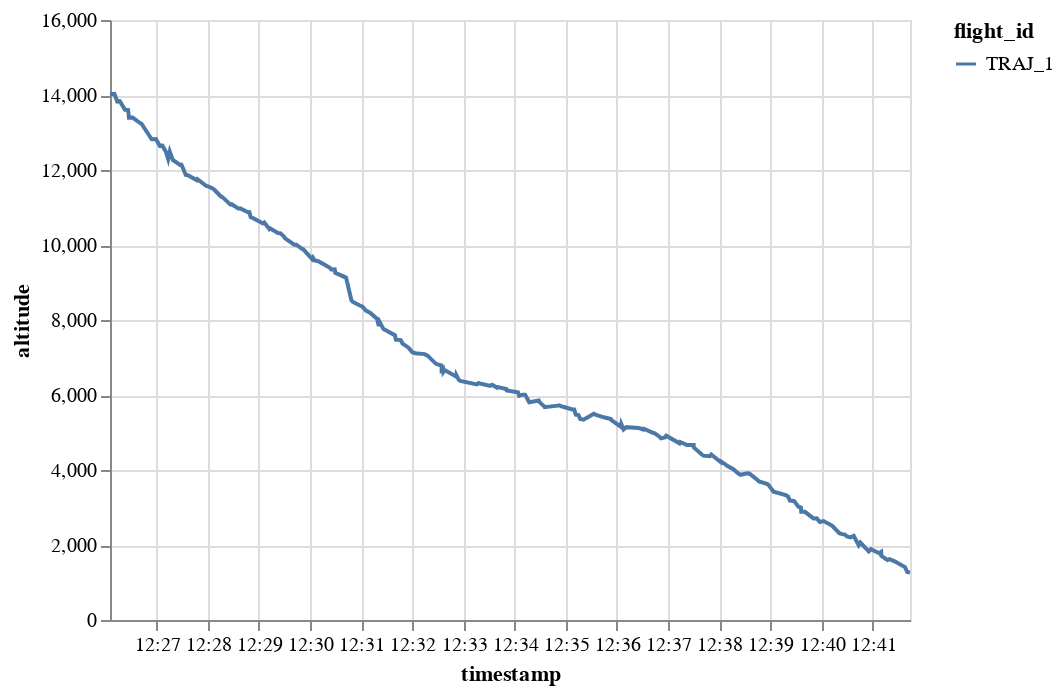

The notebook cell saved with this chart:
### Code cell
traffic[1].chart().encode(alt.Y("altitude"), alt.X("timestamp"), alt.Color("flight_id"))

### Figure 1 — Vega-Lite specification as saved in the notebook (floating-point values rounded to 4 significant figures; data arrays with more than 128 entries replaced by an {"elided": "..."} marker saying what was removed)
{"config": {"view": {"continuousWidth": 400, "continuousHeight": 300}}, "data": {"name": "data-90e0321395b3a9eb3c8a54d8b2fdd59f"}, "mark": "line", "encoding": {"color": {"type": "nominal", "field": "flight_id"}, "x": {"type": "temporal", "field": "timestamp"}, "y": {"type": "quantitative", "field": "altitude"}}, "$schema": "https://vega.github.io/schema/vega-lite/v4.8.1.json", "datasets": {"data-90e0321395b3a9eb3c8a54d8b2fdd59f": {"elided": "200 records"}}}
